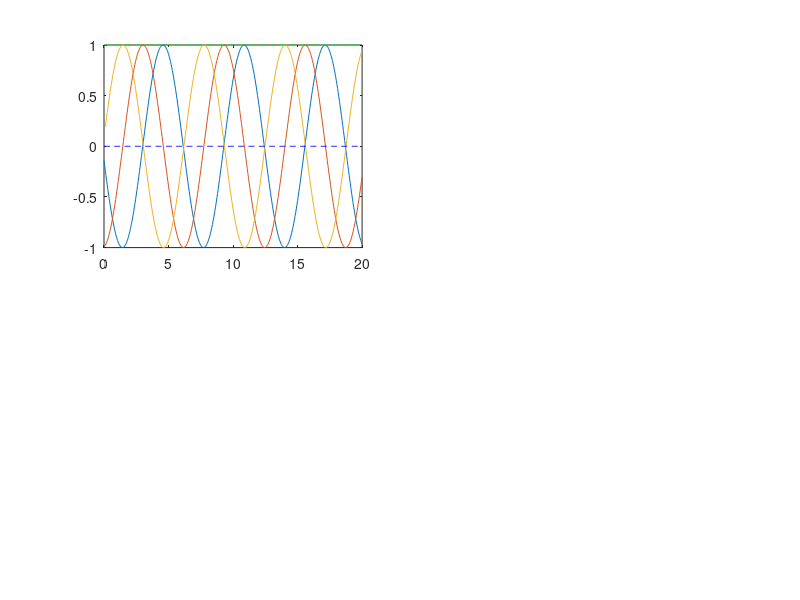

This chart was generated by the following MATLAB code: (Note: this script raises an error after producing the figure.)
clf;
clc;
clear;
%% parameters
t0 = 0 ; 
tf = 20 ; 
td = 0.05; 
t = t0:td:tf;
a = 1;
y = sin(a*(t-3));
yd = diff(y)/td;
ydd = diff(yd)/td;
subplot(2,2,1)
plot(t,y,t(2:length(t)),yd,t(3:length(t)),ydd);
hold on;
plot(t,zeros(size(t)),'--b',t,ones(size(t)),'--g');

[f_new,K,D,g,x0,tau,s] = dmp(y,t0,tf,td,t);


%% functions

function [f_new,K,D,g,x0,tau,s] = dmp(x,t0,tf,td,t)
    tau = 1;
    xd = diff(x)/td;
    xdd = diff(xd)/td;
    v = [xd(1),xd]*tau; 
    vd = [xdd(1),xdd(1),xdd]*tau;
    K = 1; D = sqrt(4*K);
    g = x(length(x));
    x0 = x(1);
    
%     f_s = (-K*(g-x) + D*v + tau*vd)/(g-x0);
    

    alp_s = 0.2;
    s = exp(-alp_s*t/tau);
    
    f_s = (tau*vd + D*v)/K - (g-x) + (g-x0)*s;
    
    plot(t,s);
    legend('y','yd','ydd','0','1','s(t)');
    subplot(2,2,3);
    
    f_new = gaussian_basis(s,1,500,50,f_s);
    
end

function f_new2 = gaussian_basis(s,c,h,n,f_s)
    Cs = (1:n)*(c/n);
    Cs = ones(length(s),1)*Cs;
    sn = s'*ones(1,n);
    K = exp(-h.*(sn-Cs).^2);
    K1 = K;
    wi_lw = zeros(n,1);
    for i = 1:n
        qsi = diag(K1(:,i));
        
        wi_lw(i,1) = (s*qsi*f_s')/(s*qsi*s');
    end
    for i = 1:length(s)
        K(i,:) = K(i,:)*s(i)/sum(K(i,:));
    end
    f_new1 = K*wi_lw;
    
    wi = K'*K\K'*f_s';
    f_new2 = K*wi;
    
    hold on;
    subplot(2,2,2)
    plot(s,K1);
        
    subplot(2,2,3)
    plot(s,f_s);
    plot(s,f_new1);
    plot(s,f_new2);
    legend('f_s','f_{new1}','f_{new2}');
    
    
end